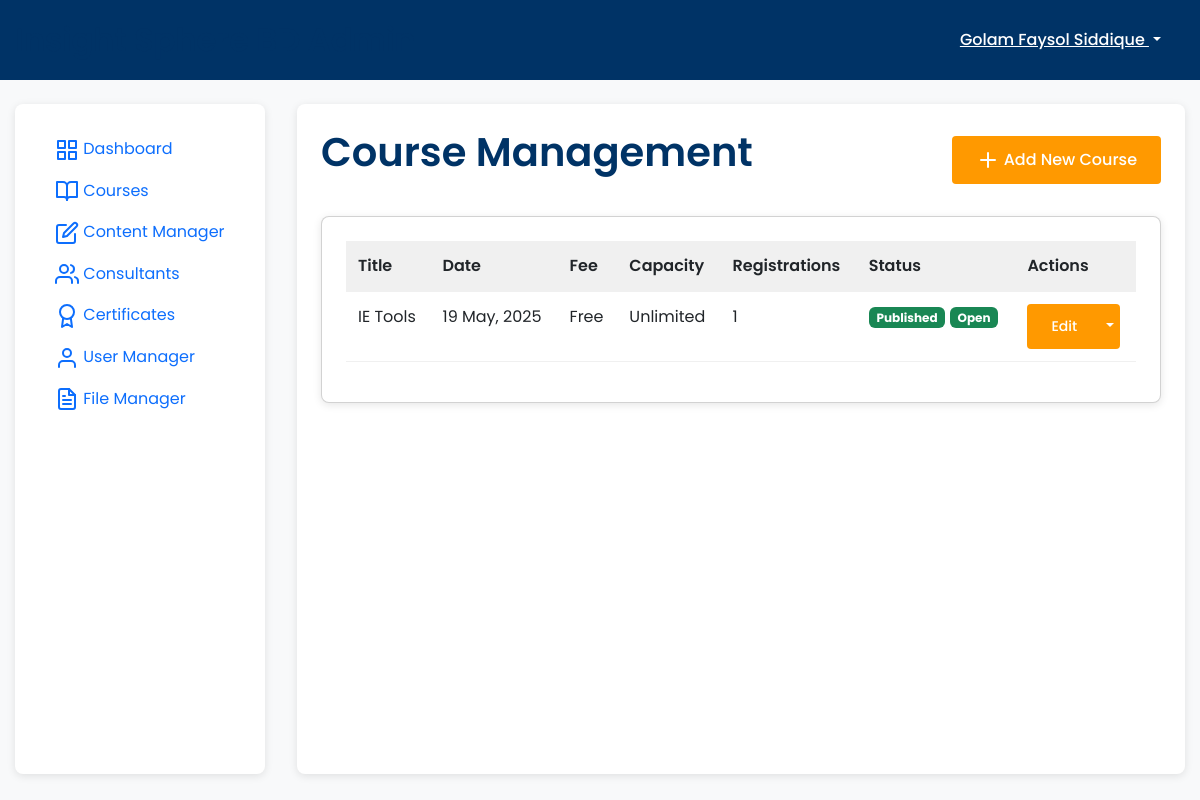
Page /admin/courses (signed in) on the committed database.
### models.py (models this page shows, shortened)
class User(UserMixin, db.Model):
    id = db.Column(db.Integer, primary_key=True)
    username = db.Column(db.String(64), unique=True, nullable=False)
    email = db.Column(db.String(120), unique=True, nullable=False)
    password_hash = db.Column(db.String(256))
    full_name = db.Column(db.String(100))
    phone = db.Column(db.String(20))
    role = db.Column(db.String(20), default='user')  # user, admin, super_admin, consultant
    created_at = db.Column(db.DateTime, default=datetime.utcnow)
    courses = db.relationship('Course', secondary=registrations,
                             backref=db.backref('participants', lazy='dynamic'))
    payments = db.relationship('Payment', backref='user', lazy=True)
    certificates = db.relationship('Certificate', backref='user', lazy=True)
    is_consultant = db.Column(db.Boolean, default=False)
    bio = db.Column(db.Text)
    position = db.Column(db.String(100))
    photo_url = db.Column(db.String(255))
    photo_filename = db.Column(db.String(255), nullable=True)
    cv_filename = db.Column(db.String(255), nullable=True)
    def is_admin(self):
        return self.role in ['admin', 'super_admin']
    def is_super_admin(self):
        return self.role == 'super_admin'
    @property
    def is_authenticated(self):
        return True

class Course(db.Model):
    id = db.Column(db.Integer, primary_key=True)
    title = db.Column(db.String(100), nullable=False)
    description = db.Column(db.Text)
    date = db.Column(db.DateTime)
    duration = db.Column(db.String(50))  # e.g., "3 days", "2 weeks"
    fee = db.Column(db.Float, default=0.0)
    capacity = db.Column(db.Integer)
    location = db.Column(db.String(100))
    is_online = db.Column(db.Boolean, default=True)
    session_link = db.Column(db.String(255))  # Zoom, Google Meet, etc.
    is_published = db.Column(db.Boolean, default=False)
    created_at = db.Column(db.DateTime, default=datetime.utcnow)
    registration_open = db.Column(db.Boolean, default=True)
    payment_methods = db.Column(db.String(255), default='stripe,sslcommerz,manual')  # Comma-separated list of payment methods
    allow_bkash = db.Column(db.Boolean, default=True)  # via SSLCommerz
    allow_nagad = db.Column(db.Boolean, default=True)  # via SSLCommerz
    allow_rocket = db.Column(db.Boolean, default=True)  # via SSLCommerz
    allow_cards = db.Column(db.Boolean, default=True)  # via Stripe or SSLCommerz
    creator_id = db.Column(db.Integer, db.ForeignKey('user.id'))
    creator = db.relationship('User', foreign_keys=[creator_id])
    videos = db.relationship('CourseVideo', backref='course', lazy=True)
    materials = db.relationship('CourseMaterial', backref='course', lazy=True)

### routes/admin.py (the view)
    def decorated_function(*args, **kwargs):
        if not current_user.is_authenticated or not current_user.is_admin():
            abort(403)
        return f(*args, **kwargs)

### app.py (called while the page is built)
@login_manager.user_loader
def load_user(user_id):
    from models import User
    return User.query.get(int(user_id))

@app.context_processor
def inject_config():
    from datetime import datetime
    return {'config': app.config, 'now': datetime.utcnow()}

### routes/admin.py (called while the page is built)
def admin_required(f):
    def decorated_function(*args, **kwargs):
        if not current_user.is_authenticated or not current_user.is_admin():
            abort(403)
        return f(*args, **kwargs)
    decorated_function.__name__ = f.__name__
    return login_required(decorated_function)

@admin_bp.route('/courses')
@admin_required
def course_manager():
    courses = Course.query.order_by(desc(Course.created_at)).all()
    return render_template('admin/course_manager.html',
                         title='Course Manager',
                         courses=courses)

### templates/admin/course_manager.html (shortened to what this page needs)
{% extends "admin/layout.html" %}
{% block content %}
<div class="d-flex justify-content-between align-items-center mb-4">
    <h1>Course Management</h1>
    <a href="{{ url_for('admin.course_add') }}" class="btn btn-primary">
        <i data-feather="plus"></i> Add New Course
    </a>
</div>
<div class="card">
    <div class="card-content">
        {% if courses %}
            <div class="table-responsive">
                <table class="table">
                    <thead>
                        <tr>
                            <th>Title</th>
                            <th>Date</th>
                            <th>Fee</th>
                            <th>Capacity</th>
                            <th>Registrations</th>
                            <th>Status</th>
                            <th>Actions</th>
                        </tr>
                    </thead>
                    <tbody>
                        {% for course in courses %}
                            <tr>
                                <td>{{ course.title }}</td>
                                <td>
                                    {% if course.date %}
                                        {{ course.date.strftime('%d %b, %Y') }}
                                    {% else %}
                                        No date set
                                    {% endif %}
                                </td>
                                <td>
                                    {% if course.fee > 0 %}
                                        {{ course.fee }} BDT
                                    {% else %}
                                        Free
                                    {% endif %}
                                </td>
                                <td>{{ course.capacity if course.capacity else 'Unlimited' }}</td>
                                <td>{{ course.participants.count() }}</td>
                                <td>
                                    <span class="badge {{ 'bg-success' if course.is_published else 'bg-secondary' }}">
                                        {{ 'Published' if course.is_published else 'Draft' }}
                                    </span>
                                    <span class="badge {{ 'bg-success' if course.registration_open else 'bg-danger' }}">
                                        {{ 'Open' if course.registration_open else 'Closed' }}
                                    </span>
                                </td>
                                <td>
                                    <div class="btn-group">
                                        <a href="{{ url_for('admin.course_edit', course_id=course.id) }}" class="btn btn-sm btn-primary">
                                            Edit
                                        </a>
                                        <button type="button" class="btn btn-sm btn-primary dropdown-toggle dropdown-toggle-split" data-bs-toggle="dropdown" aria-expanded="false">
                                        </button>
                                    </div>
                                </td>
                            </tr>
                        {% endfor %}
                    </tbody>
                </table>
            </div>
        {% else %}
            <div class="alert alert-info">
                <p>No courses found. Click the "Add New Course" button to create one.</p>
            </div>
        {% endif %}
    </div>
</div>
{% endblock %}

### templates/admin/layout.html (shortened to what this page needs)
<!DOCTYPE html>
<html lang="en">
<head>
    <link rel="stylesheet" href="https://cdn.jsdelivr.net/npm/bootstrap@5.2.3/dist/css/bootstrap.min.css">
    <link rel="stylesheet" href="https://cdn.jsdelivr.net/npm/feather-icons/dist/feather.min.css">
    <link rel="stylesheet" href="{{ url_for('static', filename='css/main.css') }}">
</head>
<body>
    <header class="admin-header">
        <div class="admin-container">
            <div class="d-flex justify-content-between align-items-center">
                <div class="d-flex align-items-center">
                    <h2 class="m-0">Insight Sphere BD Admin</h2>
                </div>
                <div class="d-flex align-items-center">
                    <div class="dropdown">
                        <button class="btn btn-link text-white dropdown-toggle" type="button" id="userDropdown" data-bs-toggle="dropdown" aria-expanded="false">
                            {{ current_user.full_name or current_user.username }}
                        </button>
                    </div>
                </div>
            </div>
        </div>
    </header>
    <div class="admin-container my-4">
        <div class="admin-layout">
            <div class="admin-sidebar">
                <nav>
                    <ul class="nav flex-column">
                        <li class="nav-item">
                            <a class="nav-link {% if request.path == url_for('admin.dashboard') %}active{% endif %}" href="{{ url_for('admin.dashboard') }}">
                                <i data-feather="grid"></i> Dashboard
                            </a>
                        </li>
                        <li class="nav-item">
                            <a class="nav-link {% if 'course' in request.path %}active{% endif %}" href="{{ url_for('admin.course_manager') }}">
                                <i data-feather="book-open"></i> Courses
                            </a>
                        </li>
                        <li class="nav-item">
                            <a class="nav-link {% if 'content' in request.path %}active{% endif %}" href="{{ url_for('admin.content_editor') }}">
                                <i data-feather="edit"></i> Content Manager
                            </a>
                        </li>
                        <li class="nav-item">
                            <a class="nav-link {% if 'consultant' in request.path %}active{% endif %}" href="{{ url_for('admin.consultant_manager') }}">
                                <i data-feather="users"></i> Consultants
                            </a>
                        </li>
                        <li class="nav-item">
                            <a class="nav-link {% if 'certificate' in request.path %}active{% endif %}" href="{{ url_for('admin.certificate_templates') }}">
                                <i data-feather="award"></i> Certificates
                            </a>
                        </li>
                        {% if current_user.is_super_admin() %}
                            <li class="nav-item">
                                <a class="nav-link {% if 'users' in request.path %}active{% endif %}" href="{{ url_for('admin.user_manager') }}">
                                    <i data-feather="user"></i> User Manager
                                </a>
                            </li>
                            <li class="nav-item">
                                <a class="nav-link {% if 'file-manager' in request.path or 'file-edit' in request.path %}active{% endif %}" href="{{ url_for('admin.file_manager') }}">
                                    <i data-feather="file-text"></i> File Manager
                                </a>
                            </li>
                        {% endif %}
                    </ul>
                </nav>
            </div>
            <div class="admin-content">
                {% block content %}{% endblock %}
            </div>
        </div>
    </div>
</body>
</html>

### static/css/main.css (style rules this page uses)
:root { --primary-color: #0066cc; --secondary-color: #003366; --accent-color: #ff9900; --text-color: #333333; --light-color: #f8f9fa; --light-gray: #f0f0f0; --medium-gray: #dddddd; --dark-gray: #666666; --font-family: 'Poppins', 'Roboto', sans-serif; }
body { font-family: var(--font-family); color: var(--text-color); line-height: 1.6; margin: 0; padding: 0; background-color: var(--light-color); }
a { color: var(--primary-color); text-decoration: none; }
h1, h2, h3, h4, h5, h6 { font-weight: 600; margin-top: 0; margin-bottom: 1rem; color: var(--secondary-color); }
.btn { display: inline-block; font-weight: 500; padding: 0.75rem 1.5rem; border-radius: 4px; border: none; cursor: pointer; transition: all 0.2s ease; text-align: center; }
.btn-primary { background-color: var(--accent-color); color: white; }
.card { background-color: white; border-radius: 8px; box-shadow: 0 2px 8px rgba(0, 0, 0, 0.1); overflow: hidden; transition: transform 0.3s ease, box-shadow 0.3s ease; }
.card-content { padding: 1.5rem; }
.table { width: 100%; border-collapse: collapse; }
.table th, .table td { padding: 0.75rem; border-bottom: 1px solid var(--light-gray); }
.table th { text-align: left; font-weight: 600; background-color: var(--light-gray); }
.admin-header { background-color: var(--secondary-color); color: white; padding: 1rem 0; }
.admin-container { max-width: 1400px; margin: 0 auto; padding: 0 15px; }
.admin-layout { display: grid; grid-template-columns: 250px 1fr; gap: 2rem; min-height: calc(100vh - 130px); }
.admin-sidebar { background-color: white; padding: 1.5rem; border-radius: 8px; box-shadow: 0 2px 8px rgba(0, 0, 0, 0.1); }
.admin-content { padding: 1.5rem; background-color: white; border-radius: 8px; box-shadow: 0 2px 8px rgba(0, 0, 0, 0.1); }

### rows in the picture
User: full_name "Golam Faysol Siddique"
Course: title "IE Tools", date "19 May, 2025", fee "Free", capacity "Unlimited", participants.count "1", is_published "Published", registration_open "Open"
